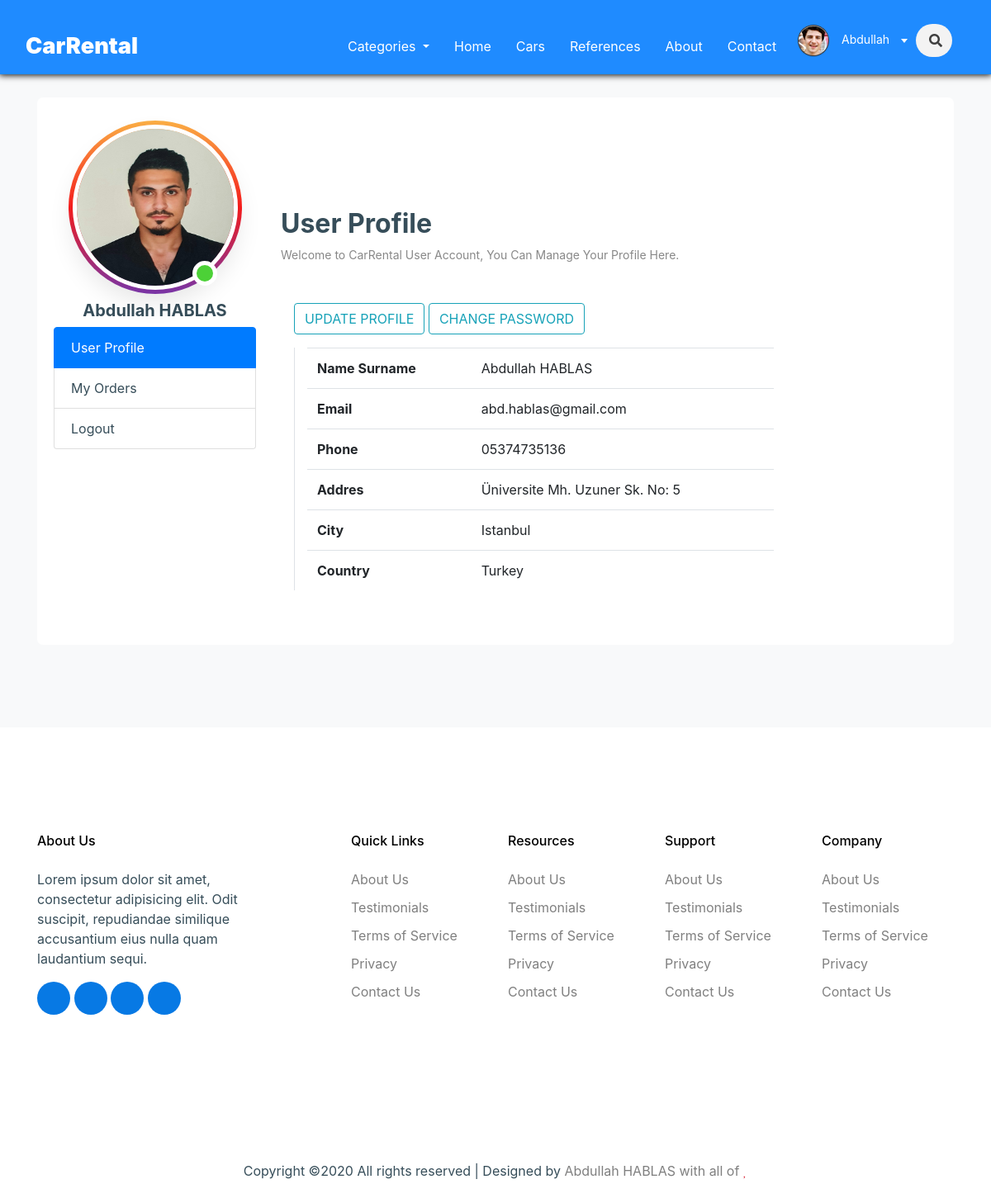
The app's page /user/ (signed in), older data.
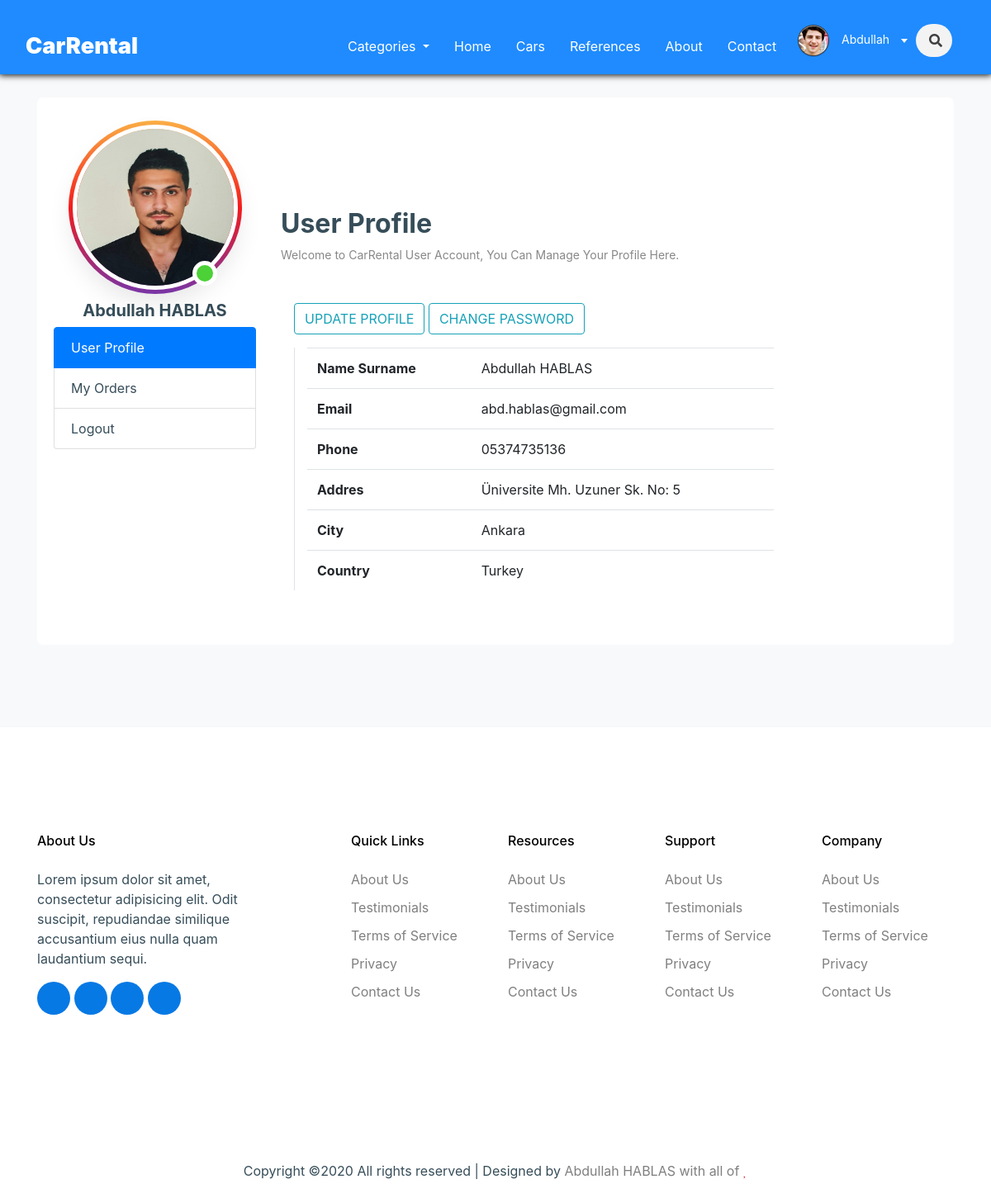
The same page, newer data.
### user/models.py (models this page shows, shortened)
class UserProfile(models.Model):
    user = models.OneToOneField(User, on_delete=models.CASCADE)
    phone = models.CharField(blank=True, max_length=20)
    address = models.CharField(blank=True, max_length=200)
    city = models.CharField(blank=True, max_length=20)
    country = models.CharField(blank=True, max_length=20)
    avatar = models.ImageField(blank=True, upload_to='images/users/')
    def avatar_tag(self):
        return mark_safe('<img src="{}" height="50"/>'.format(self.avatar.url))
    avatar_tag.short_description = 'Avatar'

### user/views.py (the view)
# urls.py: path('', views.index, name='index'),
@login_required(login_url='/login')  # Check login
def index(request):
    categories = Category.objects.all()
    current_user = request.user
    profile = UserProfile.objects.get(user_id=current_user.id)
    context = {'categories': categories, 'profile': profile}
    return render(request, 'user_profile.html', context)

### user/templates/user_profile.html (shortened to what this page needs)
{% extends 'homebase.html' %}
{% load static %}
{% block content %}
    <div class="site-section bg-light mt-5">
        <div class="container">
            <div class="service-1 dark listing d-block  align-items-stretch">
                <div class="listing-img h-100 mr-8">
                    <div class="row">
                        <div class=" container col-lg-3 mt-4 ">
                            {% include "user_panel.html" %}
                        </div>
                        <div style="margin-top: 14%" class=" container col-lg-9">
                            <h2 class="section-heading"><strong>User Profile</strong></h2>
                            <p class="mb-5">Welcome to CarRental User Account, You Can Manage Your Profile Here.</p>
                            <div class="row ml-3 mb-3 mt-1">
                                <div>
                                    <a href="/user/update" class="btn btn-outline-info">UPDATE PROFILE</a>
                                    <a href="/user/password" class="btn btn-outline-info">CHANGE PASSWORD</a>
                                </div>
                            </div>
                            <div class="col-md-9 ml-3 border-left">
                                <table class="shopping-cart-table table">
                                    <tr>
                                        <th class="text-left">Name Surname</th>
                                        <td class="text-left">{{ user.first_name }} {{ user.last_name }} </td>
                                    </tr>
                                    <tr>
                                        <th class="text-left">Email</th>
                                        <td class="text-left">{{ profile.user.email }}</td>
                                    </tr>
                                    <tr>
                                        <th class="text-left">Phone</th>
                                        <td class="text-left">{{ profile.phone }}</td>
                                    </tr>
                                    <tr>
                                        <th class="text-left">Addres</th>
                                        <td class="text-left">{{ profile.address }}</td>
                                    </tr>
                                    <tr>
                                        <th class="text-left">City</th>
                                        <td class="text-left">{{ profile.city }}</td>
                                    </tr>
                                    <tr>
                                        <th class="text-left">Country</th>
                                        <td class="text-left">{{ profile.country }}</td>
                                    </tr>
                                </table>
                            </div>
                        </div>
                    </div>
                </div>
            </div>
        </div>
    </div>
{% endblock %}

### user/templates/user_panel.html (shortened to what this page needs)
<div class="billing-details">
   <div class="d-flex justify-content-center h-100">
			<div class="image_outer_container mt-4 mb-3">
				<div class="green_icon"></div>
				<div class="image_inner_container">
					<img style="border-radius: inherit" src="{{ profile.avatar.url }}">
				</div>
			</div>
		</div>
     <h5 class="section-heading text-center mt-n2 "><strong>{{ user.first_name }} {{ user.last_name }}</strong></h5>
    <div class="list-group">
        <a href="/user" class="list-group-item active border-non">User Profile</a>
        <a href="/user_orders" class="list-group-item">My Orders</a>
       <a href="/logout" class="list-group-item">Logout</a>
</div>
</div>

Row changes from the older to the newer data that the page shows:
changed UserProfile "Üniversite Mh. Uzuner Sk. No: 5": city "Istanbul" → "Ankara"
